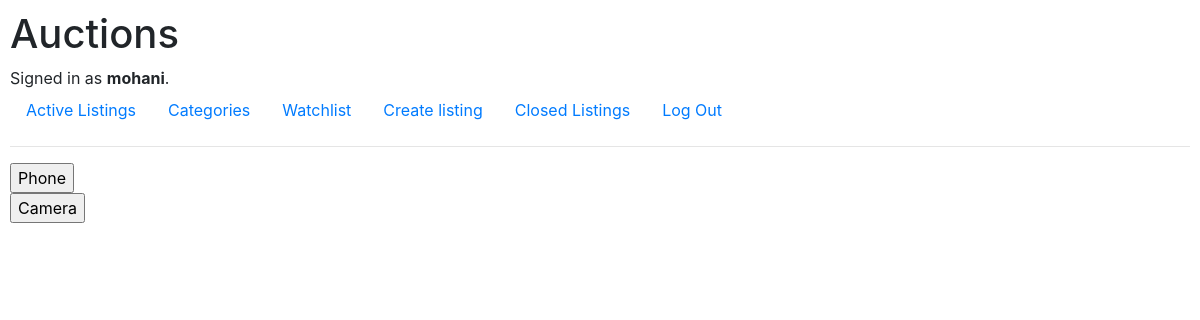
The page /category (signed in) on the database as committed earlier.
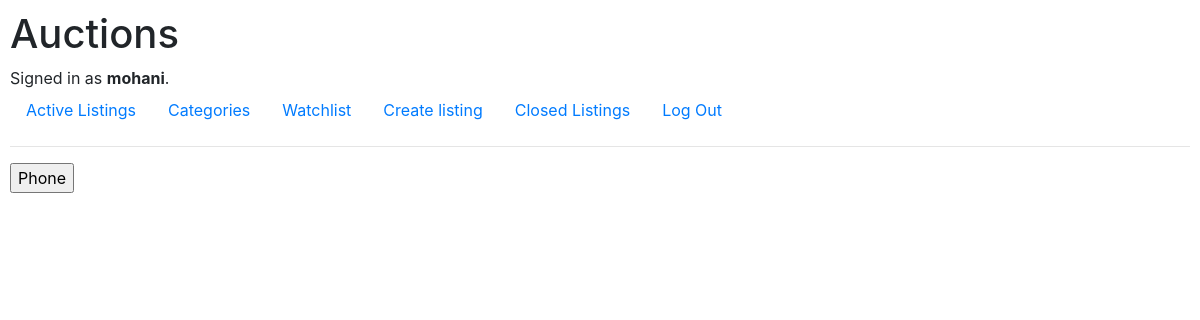
The same page on the database as committed later.
### auctions/models.py (models this page shows)
class Category(models.Model):
    category = models.CharField(max_length=64, default=None)
    def __str__(self):
        return f"{self.category}"

### auctions/views.py (the view)
# urls.py: path("category", views.category, name="category"),
def category(request):
    if request.method == "POST":
        get_category = request.POST["category"]
        category = Category.objects.filter(category=get_category).first()
        if not category:
            messages.warning(request, "There is no category by this name, Try again!")
            return HttpResponseRedirect(reverse("category"))
        lists = category.group.filter(active=True).all()
        return render(request, "auctions/index.html", {
            "lists": lists,
        })
    else:
        categories = Category.objects.exclude(category="").all()
        for category in categories:
            if  not category.group.filter(active=True).all():
                print(categories)
                print(category)
        return render(request, 'auctions/category.html', {
            "categories": categories,
        } )

### auctions/templates/auctions/category.html (shortened to what this page needs)
{% extends 'auctions/layout.html' %}
{% block body %}
{% for category in categories %}
<div>
    <form action="{% url 'category' %}" method="post">
        <input type="submit" value="{{ category }}">
    </form>
</div>
{% endfor %}
{% endblock %}

Rows that differ between the two databases and show on the page:
removed Category: category "Camera"
